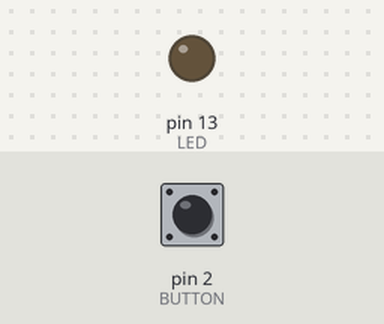
This sketch was run on a simulated Arduino Uno, built with avr-gcc and run on an emulated ATmega328P. Shown: output pins drawn as LEDs (lit = HIGH). Inputs (shaded band) come from the test bench; at power-on: pin 2 (BUTTON) HIGH.

Above: at 1.2 s.
1.3 s: pin 2 (BUTTON) pulled LOW for 0.15 s
At 2.0 s:
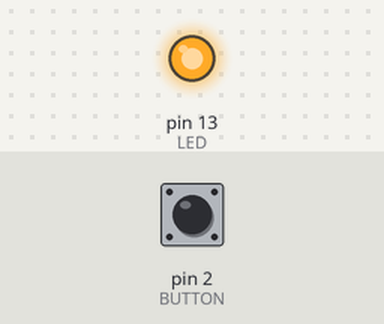
2.9 s: pin 2 (BUTTON) pulled LOW for 1 s
At 3.2 s:
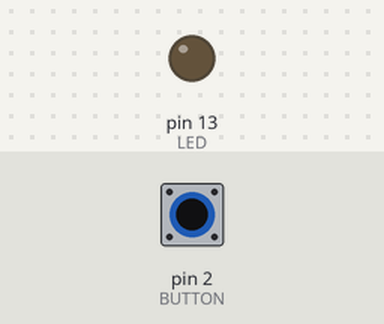
5.4 s: pin 2 (BUTTON) pulled LOW for 3.2 s
At 6.3 s:
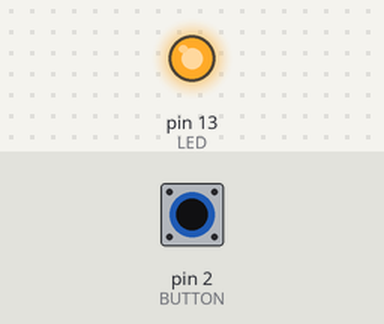
Timing chart, 0 to 8.4 s (numbered marks = the images above; inputs shaded):
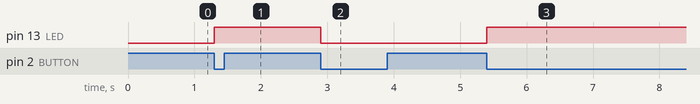

The sketch:

button.ino
```cpp
const int BUTTON = 2;
const int LED =  13;

boolean ledState = false;

void pullUp(int pin) {
  digitalWrite(pin, HIGH);
}

void setup() {
  pinMode(LED, OUTPUT);
  pinMode(BUTTON, INPUT);
  pullUp(BUTTON);
}

boolean isButtonPressed() {
  return digitalRead(BUTTON) == LOW;
}

void toggle(int pin, boolean* state) {
  *state = !(*state);
  digitalWrite(pin, *state);
}

void debounce() {
  delay(150);
}

void waitForButtonRelease() {
  while (isButtonPressed()) {
    // Wait
  }
}

void loop() {
  if (isButtonPressed()) {
    toggle(LED, &ledState);
    debounce();
    waitForButtonRelease();
  }
}
```

Measured:
- after the input at 1.3 s, pin 13 (LED): LOW → HIGH at once
- after the input at 2.9 s, pin 13 (LED): HIGH → LOW at once
- after the input at 5.4 s, pin 13 (LED): LOW → HIGH at once
